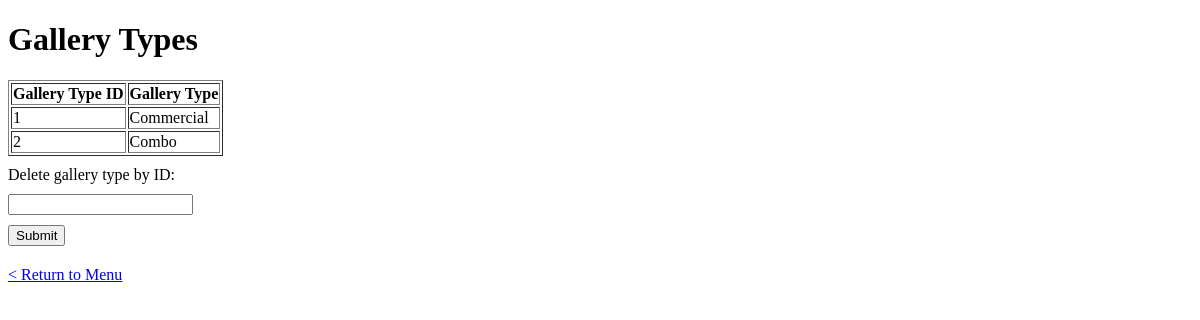
Screenshot of /viewtyp with the database file from the repository.
### tables this page shows
CREATE TABLE galleryTypeTable (
galleryTypeID INTEGER PRIMARY KEY,
galleryType TEXT NOT NULL

);

### app.py (the view, shortened to what this page needs)
@app.route('/viewtyp', methods=['GET', 'POST'])
def viewtyp():
    conn = sqlite3.connect('database.db')
    cursor = conn.cursor()
    cursor.execute('SELECT * FROM galleryTypeTable')
    rows = cursor.fetchall()
    conn.close()
    return render_template('viewtyp.html', galleryTypes=rows)

### templates/viewtyp.html (shortened to what this page needs)
{% extends 'base.html' %}
{% block main %}
<h1>Gallery Types</h1>
    <table border="1">
        <tr>
            <th>Gallery Type ID</th>
            <th>Gallery Type</th>
        </tr>
        {% for galleryType in galleryTypes %}
        <tr>
            <td>{{ galleryType[0] }}</td>
            <td>{{ galleryType[1] }}</td>
        </tr>
        {% endfor %}
    </table>
    <form id="myForm">
        <label for="input1">Delete gallery type by ID:</label>
        <input type="text" id="input1" name="input1">
        <button type="submit">Submit</button>
    </form>
    <p><a href="/">< Return to Menu</a></p>
{% endblock %}

### rows the page displays
galleryTypeTable: galleryTypeID "1", galleryType "Commercial"
galleryTypeTable: galleryTypeID "2", galleryType "Combo"
